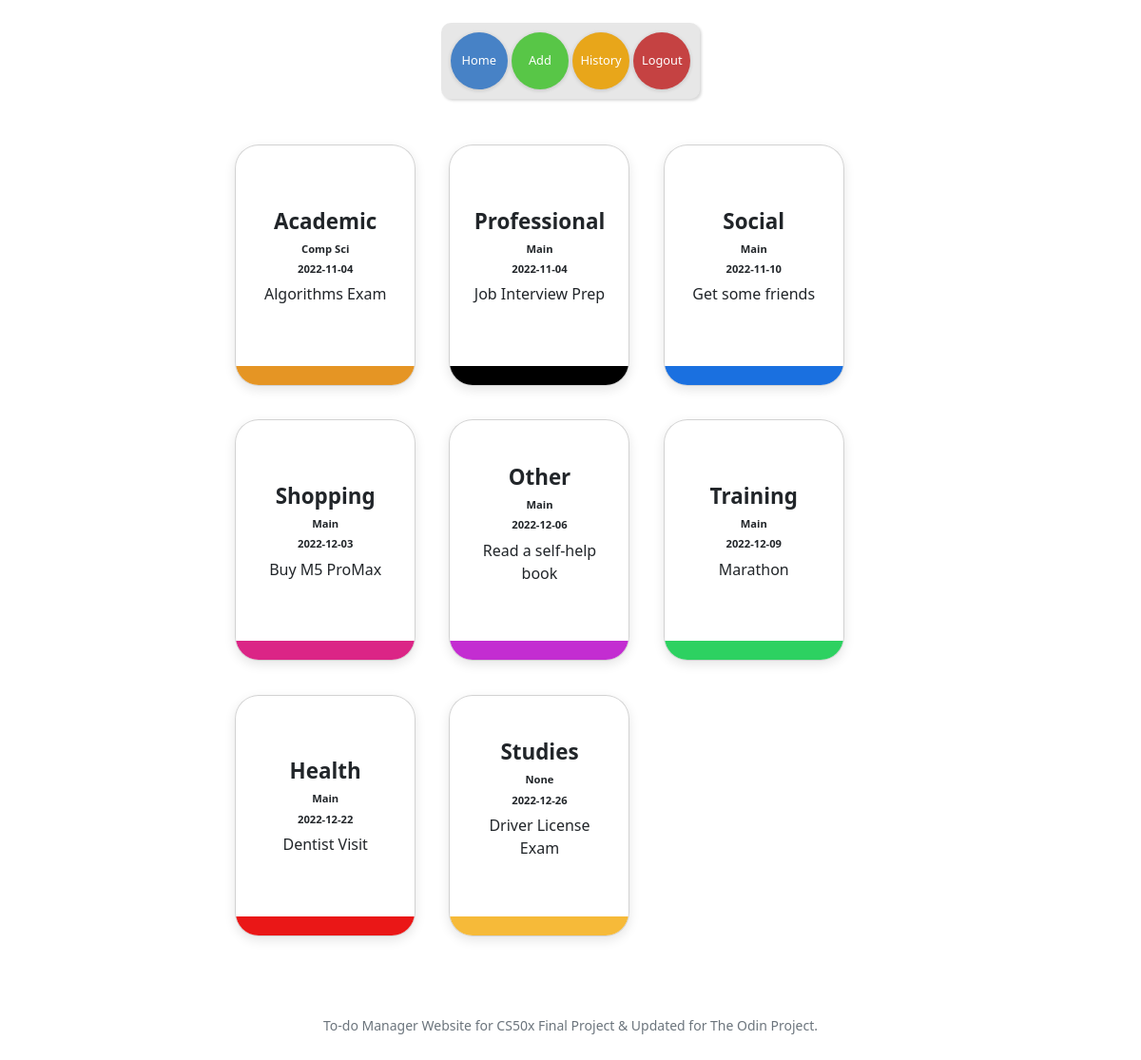
Page / (signed in) on the earlier database version.
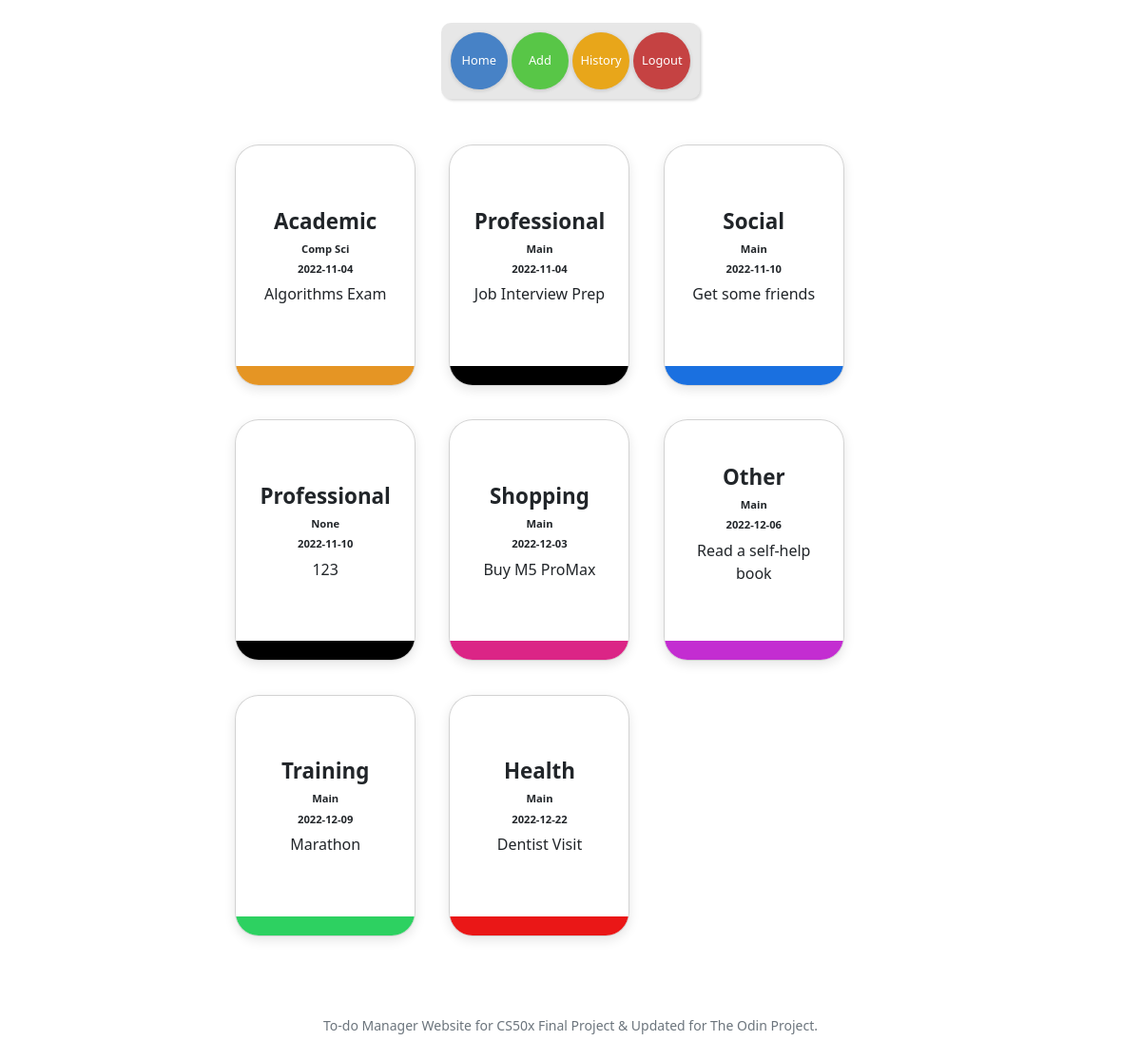
Same page on the later database version.
### tables this page shows
CREATE TABLE todo (id INTEGER, categories TEXT, description TEXT, date TEXT, list TEXT, FOREIGN KEY (id) REFERENCES users (id));

### app.py (the view)
@app.route("/")
@login_required
def index():
    userid = session["user_id"]
    usertodo = cursor.execute(
        "SELECT * FROM todo WHERE id = ? ORDER BY date ASC", [userid]
    )
    usertodo = usertodo.fetchall()
    return render_template("index.html", usertodo=usertodo)

### app.py (called while the page is built)
@app.after_request
def after_request(response):
    response.headers["Cache-Control"] = "no-cache, no-store, must-revalidate"
    response.headers["Expires"] = 0
    response.headers["Pragma"] = "no-cache"
    return response

### helpers.py (called while the page is built)
def login_required(f):
    @wraps(f)
    def decorated_function(*args, **kwargs):
        if session.get("user_id") is None:
            return redirect("/login")
        return f(*args, **kwargs)
    return decorated_function

### templates/index.html (shortened to what this page needs)
{% extends "layout.html" %}
{% block main %}
<body>
    <div class="containerBody" ;">
        {% for key in usertodo %}
        <div class="cardContainer">
            <div class="card {{key.categories}}">
                <div class="colorBar"></div>
                <div class="top">
                    <h5>{{ key.categories }}</h5>
                    <h6>{{key.list}}</h6>
                    <h6>{{key.date}}</h6>
                    <p>{{key.description}}</p>
                </div>
                <div class="buttons">
                </div>
            </div>
        </div>
        {% endfor %}
    </div>
</body>
{% endblock %}

### templates/layout.html (shortened to what this page needs)
<!DOCTYPE html>
<html lang="en">
    <head>
        <link href="https://cdn.jsdelivr.net/npm/bootstrap@5.2.0/dist/css/bootstrap.min.css" rel="stylesheet">
        <link href="/static/styles.css" rel="stylesheet">
    </head>
    <body>
        <nav>    <div class="centerNav">
                    {% if session["user_id"] %}
                    <button class="home" onclick = "homeButtonNav()">Home</button>
                     <button class="add" onclick="showForm()">Add</button>
                     <button class="history" onclick = "historyButtonNav()">History</button>
                     <button class="logout" onclick = "logoutButtonNav()">Logout</button>
                {% else %}
                <button class="login" onclick = "loginButtonNav()">Login</button>
                <button class="register" onclick = "registerButtonNav()">Register</button>
                {% endif %}
        </nav>
        <main class="container-fluid py-5 text-center">
            {% block main %}{% endblock %}
        </main>
        <footer class="mb-5 small text-center text-muted">
            To-do Manager Website for CS50x Final Project & Updated for The Odin Project.
        </footer>
    </body>
</html>

### static/styles.css (style rules this page uses)
body { background-color: white; }
nav { margin-top: 2%; display: flex; justify-content: center; gap: 5px; }
.centerNav { background-color: rgba(4, 4, 4, 0.093); padding: 10px; border-radius: 10px; box-shadow: rgba(0, 0, 0, 0.15) 1.95px 1.95px 2.6px; }
nav button { width: 60px; height: 60px; border-radius: 100%; color: white; background-color: rgb(232, 166, 26); border: none; transition: 0.5s; font-size: 0.8rem; box-shadow: rgba(0, 0, 0, 0.16) 0px 1px 4px; transition: 0.5s; }
.add { background-color: rgb(88, 198, 71); }
.home { background-color: rgb(71, 130, 198); }
.logout { background-color: rgb(197, 66, 66); }
.containerBody { margin: 0 20%; display: flex; flex-wrap: wrap; gap: 5%; }
.cardContainer { margin-bottom: 5%; }
.cardContainer .card { position: relative; width: 190px; height: 254px; border-radius: 25px; background: #ffffffd0; padding: 20px; box-shadow: rgba(0, 0, 0, 0.1) 0px 4px 12px; transition: all 0.2s ease; display: flex; flex-direction: column; justify-content: space-between; overflow: hidden; }
.cardContainer .card .top h6 { font-size: 0.7rem; font-weight: bold; }
.cardContainer .card .top h5 { position: relative; font-size: 1.4rem; font-weight: bold; }
.cardContainer .card .colorBar { position: relative; width: 150%; height: 20%; top: 100%; left: -20%; right: 0; }
.cardContainer .card.Professional .colorBar { background-color: black; }
.cardContainer .card.Academic .colorBar { background-color: rgb(229, 149, 36); }
.cardContainer .card.Social .colorBar { background-color: rgb(26, 112, 224); }
.cardContainer .card.Other .colorBar { background-color: rgb(195, 45, 209); }
.cardContainer .card.Training .colorBar { background-color: rgb(45, 209, 97); }
.cardContainer .card.Shopping .colorBar { background-color: rgb(219, 37, 134); }
.cardContainer .card.Health .colorBar { background-color: rgb(234, 23, 23); }
.card .buttons { width: 100%; height: auto; display: flex; justify-content: center; gap: 10%; margin-bottom: 15%; }

Differences in the rows shown:
removed todo: categories "Studies", list "None", date "2022-12-26", description "Driver License Exam"
added todo: categories "Professional", list "None", date "2022-11-10", description "123"
